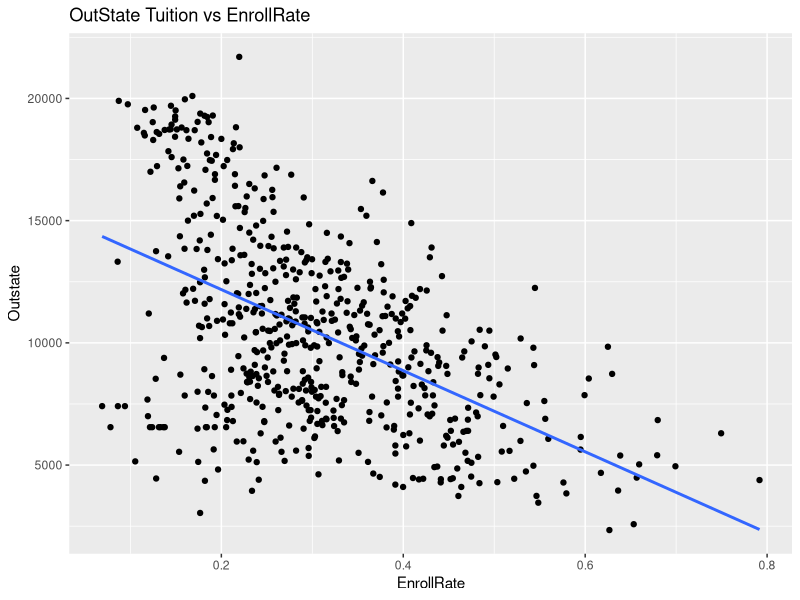
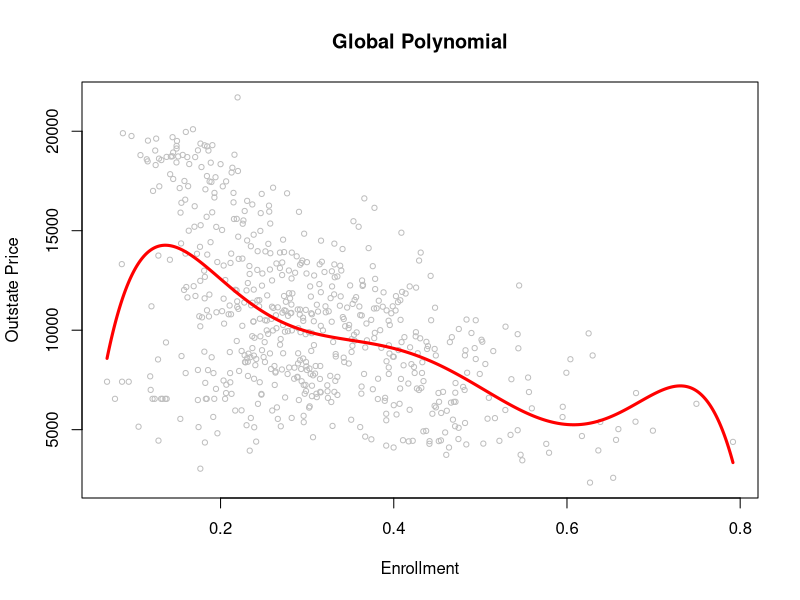

Reproduce these figures in R, in order. (Note: this script raises an error after producing the figures.)
## ---- chunk 1
library(ggplot2)
library(data.table)
knitr::opts_chunk$set(echo = TRUE, message=FALSE, warning = FALSE, fig.width = 16/2, fig.height = 9/2, tidy.opts=list(width.cutoff=60), tidy=TRUE)
## ---- chunk 2
train <- read.csv("collegeTrain2.csv")
test <- read.csv("collegeTest2.csv")
train$Private<-ifelse(train$Private =="Yes",1,0) #yes:1; no:0
test$Private<-ifelse(test$Private =="Yes",1,0)
head(data)
head(test)
## ---- chunk 3
p1 <- ggplot(train,aes(EnrollRate,Outstate)) + 
  geom_point() + 
  stat_smooth(method = "lm",  
              formula = y ~ x,
              se = FALSE) +
  labs(title = "OutState Tuition vs EnrollRate")

p1

## ---- chunk 4
loocv_lm <- function(fit){
  return(mean(((fit$residuals)/(1 - hatvalues(fit)))^2))
}

set.seed(12345)
outstate_1d <- data.frame('x' = train$EnrollRate, 'y' = train$Outstate)

loocv_poly_lm <- c()
for(i in 1:10){
  lm_mod <- lm(y ~ poly(x, i, raw = TRUE), data = outstate_1d)
  loocv_poly_lm[i] <- loocv_lm(lm_mod)
}

grid <- data.frame("x" = seq(min(outstate_1d$x),max(outstate_1d$x),length = 5000))

plot(train$EnrollRate, train$Outstate, xlab = "Enrollment", ylab = "Outstate Price", cex = .7, col = "gray", main = "Global Polynomial")
lines(grid$x, predict(lm(y ~ poly(x, which.min(loocv_poly_lm), raw = TRUE), data = outstate_1d), newdata = grid), col = "red", lwd = 3)

final <- lm(Outstate~poly(EnrollRate, min_order), train)
summary(final)

min_order <- which.min(loocv_poly_lm)
min_order
global_poly_min_epe <- min(loocv_poly_lm)
global_poly_min_epe

